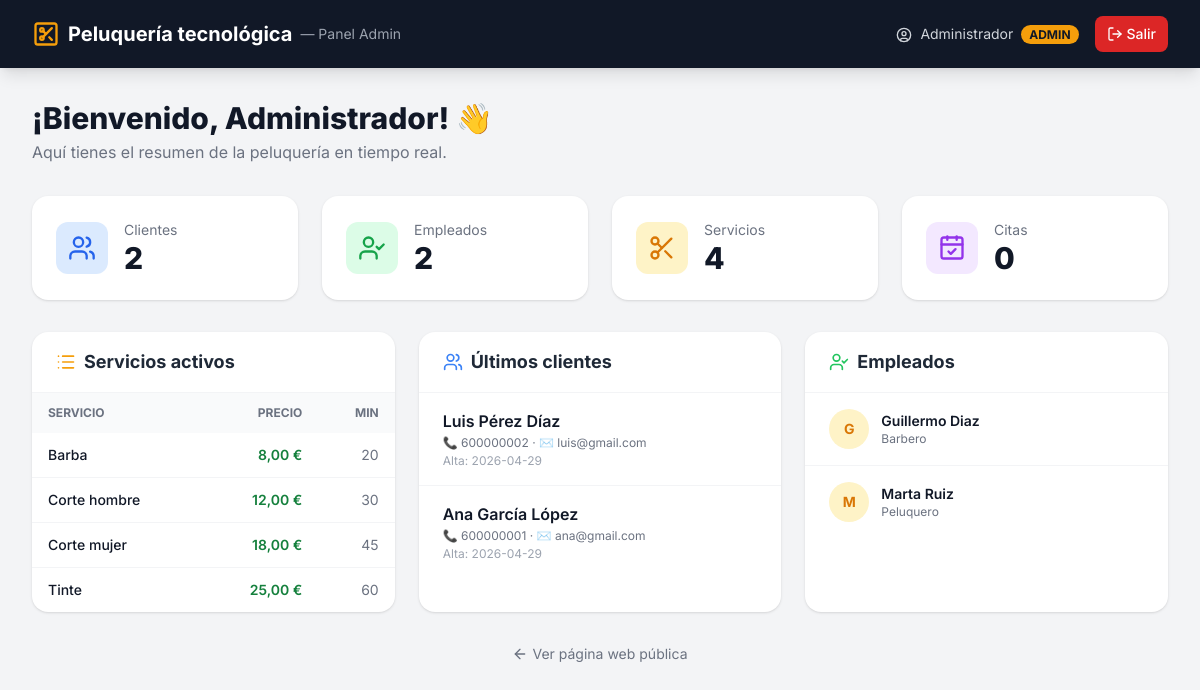
The app's page /php/panel.php (signed in), older data.
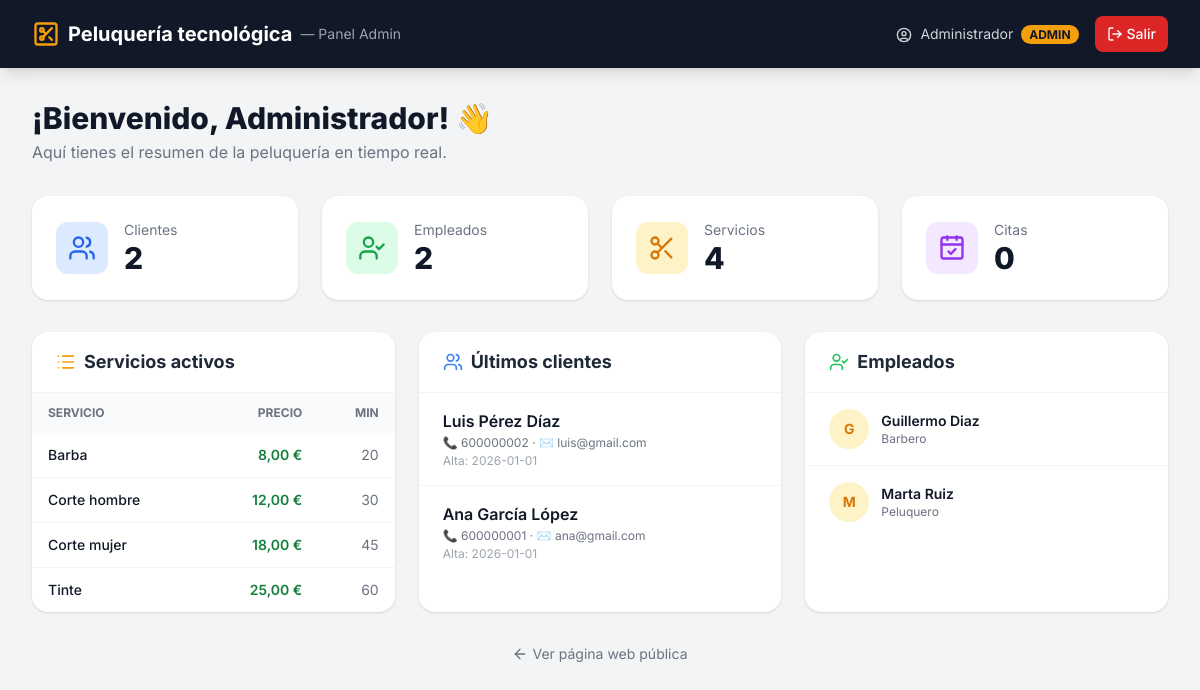
The same page, newer data.
### tables this page shows
CREATE TABLE IF NOT EXISTS `servicios` (
  `id_servicio`      BIGINT(20) UNSIGNED NOT NULL AUTO_INCREMENT,
  `nombre`           VARCHAR(120) NOT NULL,
  `descripcion`      TEXT DEFAULT NULL,
  `precio`           DECIMAL(10,2) NOT NULL CHECK (`precio` >= 0),
  `duracion_minutos` SMALLINT(5) UNSIGNED NOT NULL CHECK (`duracion_minutos` > 0),
  `activo`           TINYINT(1)  NOT NULL DEFAULT 1,
  PRIMARY KEY (`id_servicio`),
  UNIQUE KEY `uq_nombre` (`nombre`)
);

CREATE TABLE IF NOT EXISTS `clientes` (
  `id_cliente`    BIGINT(20) UNSIGNED NOT NULL AUTO_INCREMENT,
  `nombre`        VARCHAR(120) NOT NULL,
  `apellidos`     VARCHAR(160) NOT NULL,
  `telefono`      VARCHAR(20)  NOT NULL,
  `correo`        VARCHAR(160) DEFAULT NULL,
  `fecha_alta`    DATE NOT NULL,
  `observaciones` TEXT DEFAULT NULL,
  PRIMARY KEY (`id_cliente`),
  UNIQUE KEY `uq_telefono` (`telefono`),
  UNIQUE KEY `uq_correo`   (`correo`)
);

CREATE TABLE IF NOT EXISTS `empleados` (
  `id_empleado` BIGINT(20) UNSIGNED NOT NULL AUTO_INCREMENT,
  `nombre`      VARCHAR(120) NOT NULL,
  `apellidos`   VARCHAR(160) NOT NULL,
  `telefono`    VARCHAR(20)  NOT NULL,
  `correo`      VARCHAR(160) DEFAULT NULL,
  `puesto`      ENUM('peluquero','barbero','esteticista','recepcion','gerencia') NOT NULL,
  `activo`      TINYINT(1)   NOT NULL DEFAULT 1,
  PRIMARY KEY (`id_empleado`),
  UNIQUE KEY `uq_telefono` (`telefono`),
  UNIQUE KEY `uq_correo`   (`correo`)
);

### php/panel.php (the view, shortened to what this page needs)
<?php
require_once __DIR__ . '/conexion.php';
$stmtServicios = $pdo->query('SELECT COUNT(*) FROM servicios WHERE activo = 1');
$totalServicios = $stmtServicios->fetchColumn();
$stmtClientes = $pdo->query('SELECT COUNT(*) FROM clientes');
$totalClientes = $stmtClientes->fetchColumn();
$stmtEmpleados = $pdo->query('SELECT COUNT(*) FROM empleados WHERE activo = 1');
$totalEmpleados = $stmtEmpleados->fetchColumn();
$stmtCitas = $pdo->query('SELECT COUNT(*) FROM citas');
$totalCitas = $stmtCitas->fetchColumn();
$stmtListaServicios = $pdo->query(
    'SELECT nombre, descripcion, precio, duracion_minutos
     FROM servicios
     WHERE activo = 1
     ORDER BY nombre
     LIMIT 8'
);
$listaServicios = $stmtListaServicios->fetchAll();
$stmtListaClientes = $pdo->query(
    'SELECT nombre, apellidos, telefono, correo, fecha_alta
     FROM clientes
     ORDER BY fecha_alta DESC, id_cliente DESC
     LIMIT 5'
);
$listaClientes = $stmtListaClientes->fetchAll();
$stmtListaEmpleados = $pdo->query(
    'SELECT nombre, apellidos, telefono, correo, puesto
     FROM empleados
     WHERE activo = 1
     ORDER BY nombre'
);
$listaEmpleados = $stmtListaEmpleados->fetchAll();
?>
<!DOCTYPE html>
<html lang="es">
<head>
    <script src="https://cdn.tailwindcss.com"></script>
</head>
<body class="bg-gray-100 min-h-screen">
    <nav class="bg-gray-900 text-white shadow-lg">
        <div class="max-w-7xl mx-auto px-4 sm:px-6 lg:px-8 py-4 flex justify-between items-center">
            <a href="panel.php" class="flex items-center space-x-2 min-w-0">
                <i data-lucide="scissors-square" class="w-7 h-7 text-amber-500 flex-shrink-0"></i>
                <span class="text-lg sm:text-xl font-bold truncate">Peluquería tecnológica</span>
                <span class="text-gray-400 text-sm ml-2 hidden sm:inline">— Panel Admin</span>
            </a>
            <div class="flex items-center space-x-4">
                <span class="text-gray-300 text-sm hidden sm:block">
                    <i data-lucide="user-circle" class="w-4 h-4 inline mr-1"></i>
                    <?php echo htmlspecialchars($_SESSION['usuario_nombre']); ?>
                    <span class="ml-1 px-2 py-0.5 bg-amber-500 text-gray-900 text-xs rounded-full font-bold">
                        <?php echo htmlspecialchars(strtoupper($_SESSION['usuario_rol'])); ?>
                    </span>
                </span>
                <a href="panel.php?logout=1"
                   class="flex items-center px-3 py-2 rounded-lg bg-red-600 hover:bg-red-500 text-sm font-medium transition"
                   onclick="return confirm('¿Seguro que quieres cerrar sesión?')">
                    <i data-lucide="log-out" class="w-4 h-4 mr-1"></i>
                    Salir
                </a>
            </div>
        </div>
    </nav>
    <main class="max-w-7xl mx-auto px-4 sm:px-6 lg:px-8 py-8">
        <div class="mb-8">
            <h1 class="text-3xl font-extrabold text-gray-900">
                ¡Bienvenido, <?php echo htmlspecialchars($_SESSION['usuario_nombre']); ?>! 👋
            </h1>
            <p class="text-gray-500 mt-1">Aquí tienes el resumen de la peluquería en tiempo real.</p>
        </div>
        <div class="grid grid-cols-2 lg:grid-cols-4 gap-6 mb-8">
            <div class="bg-white rounded-2xl shadow p-6 flex items-center space-x-4">
                <div class="bg-blue-100 p-3 rounded-xl">
                    <i data-lucide="users" class="w-7 h-7 text-blue-600"></i>
                </div>
                <div>
                    <p class="text-sm text-gray-500">Clientes</p>
                    <p class="text-3xl font-extrabold text-gray-900"><?php echo $totalClientes; ?></p>
                </div>
            </div>
            <div class="bg-white rounded-2xl shadow p-6 flex items-center space-x-4">
                <div class="bg-green-100 p-3 rounded-xl">
                    <i data-lucide="user-check" class="w-7 h-7 text-green-600"></i>
                </div>
                <div>
                    <p class="text-sm text-gray-500">Empleados</p>
                    <p class="text-3xl font-extrabold text-gray-900"><?php echo $totalEmpleados; ?></p>
                </div>
            </div>
            <div class="bg-white rounded-2xl shadow p-6 flex items-center space-x-4">
                <div class="bg-amber-100 p-3 rounded-xl">
                    <i data-lucide="scissors" class="w-7 h-7 text-amber-600"></i>
                </div>
                <div>
                    <p class="text-sm text-gray-500">Servicios</p>
                    <p class="text-3xl font-extrabold text-gray-900"><?php echo $totalServicios; ?></p>
                </div>
            </div>
            <div class="bg-white rounded-2xl shadow p-6 flex items-center space-x-4">
                <div class="bg-purple-100 p-3 rounded-xl">
                    <i data-lucide="calendar-check" class="w-7 h-7 text-purple-600"></i>
                </div>
                <div>
                    <p class="text-sm text-gray-500">Citas</p>
                    <p class="text-3xl font-extrabold text-gray-900"><?php echo $totalCitas; ?></p>
                </div>
            </div>
        </div>
        <div class="grid lg:grid-cols-3 gap-6">
            <div class="bg-white rounded-2xl shadow overflow-hidden">
                <div class="px-6 py-4 border-b border-gray-100 flex items-center">
                    <i data-lucide="list" class="w-5 h-5 text-amber-500 mr-2"></i>
                    <h2 class="text-lg font-bold text-gray-800">Servicios activos</h2>
                </div>
                <div class="overflow-x-auto">
                    <table class="w-full text-sm text-left">
                        <thead class="bg-gray-50 text-gray-500 uppercase text-xs">
                            <tr>
                                <th class="px-4 py-3">Servicio</th>
                                <th class="px-4 py-3 text-right">Precio</th>
                                <th class="px-4 py-3 text-right">Min</th>
                            </tr>
                        </thead>
                        <tbody class="divide-y divide-gray-100">
                            <?php if (empty($listaServicios)): ?>
                                <tr>
                                    <td colspan="3" class="px-4 py-4 text-center text-gray-400">
                                        Sin servicios en la BD
                                    </td>
                                </tr>
                            <?php else: ?>
                                <?php foreach ($listaServicios as $servicio): ?>
                                    <tr class="hover:bg-gray-50 transition">
                                        <td class="px-4 py-3 font-medium text-gray-900">
                                            <?php echo htmlspecialchars($servicio['nombre']); ?>
                                        </td>
                                        <td class="px-4 py-3 text-right text-green-700 font-semibold">
                                            <?php echo number_format($servicio['precio'], 2, ',', '.'); ?> €
                                        </td>
                                        <td class="px-4 py-3 text-right text-gray-500">
                                            <?php echo $servicio['duracion_minutos']; ?>
                                        </td>
                                    </tr>
                                <?php endforeach; ?>
                            <?php endif; ?>
                        </tbody>
                    </table>
                </div>
            </div>
            <div class="bg-white rounded-2xl shadow overflow-hidden">
                <div class="px-6 py-4 border-b border-gray-100 flex items-center">
                    <i data-lucide="users" class="w-5 h-5 text-blue-500 mr-2"></i>
                    <h2 class="text-lg font-bold text-gray-800">Últimos clientes</h2>
                </div>
                <div class="divide-y divide-gray-100">
                    <?php if (empty($listaClientes)): ?>
                        <p class="px-6 py-4 text-center text-gray-400 text-sm">Sin clientes todavía</p>
                    <?php else: ?>
                        <?php foreach ($listaClientes as $cliente): ?>
                            <div class="px-6 py-4">
                                <p class="font-semibold text-gray-900">
                                    <?php echo htmlspecialchars($cliente['nombre'] . ' ' . $cliente['apellidos']); ?>
                                </p>
                                <p class="text-xs text-gray-500 mt-0.5">
                                    📞 <?php echo htmlspecialchars($cliente['telefono']); ?>
                                    <?php if ($cliente['correo']): ?>
                                        · ✉️ <?php echo htmlspecialchars($cliente['correo']); ?>
                                    <?php endif; ?>
                                </p>
                                <p class="text-xs text-gray-400 mt-0.5">
                                    Alta: <?php echo htmlspecialchars($cliente['fecha_alta']); ?>
                                </p>
                            </div>
                        <?php endforeach; ?>
                    <?php endif; ?>
                </div>
            </div>
            <div class="bg-white rounded-2xl shadow overflow-hidden">
                <div class="px-6 py-4 border-b border-gray-100 flex items-center">
                    <i data-lucide="user-check" class="w-5 h-5 text-green-500 mr-2"></i>
                    <h2 class="text-lg font-bold text-gray-800">Empleados</h2>
                </div>
                <div class="divide-y divide-gray-100">
                    <?php if (empty($listaEmpleados)): ?>
                        <p class="px-6 py-4 text-center text-gray-400 text-sm">Sin empleados registrados</p>
                    <?php else: ?>
                        <?php foreach ($listaEmpleados as $empleado): ?>
                            <div class="px-6 py-4 flex items-center space-x-3">
                                <div class="w-10 h-10 rounded-full bg-amber-100 flex items-center justify-center flex-shrink-0">
                                    <span class="text-amber-600 font-bold text-sm">
                                        <?php echo mb_strtoupper(mb_substr($empleado['nombre'], 0, 1)); ?>
                                    </span>
                                </div>
                                <div>
                                    <p class="font-semibold text-gray-900 text-sm">
                                        <?php echo htmlspecialchars($empleado['nombre'] . ' ' . $empleado['apellidos']); ?>
                                    </p>
                                    <p class="text-xs text-gray-500">
                                        <?php echo htmlspecialchars(ucfirst($empleado['puesto'])); ?>
                                    </p>
                                </div>
                            </div>
                        <?php endforeach; ?>
                    <?php endif; ?>
                </div>
            </div>
        </div>
        <div class="mt-8 text-center">
            <a href="/Proyecto/Pagina/index.php"
               class="inline-flex items-center text-sm text-gray-500 hover:text-gray-700 transition">
                <i data-lucide="arrow-left" class="w-4 h-4 mr-1"></i>
                Ver página web pública
            </a>
        </div>
    </main>
</body>
</html>

### php/panel.php (style rules this page uses)
body { font-family: 'Inter', sans-serif; }

Row changes from the older to the newer data that the page shows:
changed clientes "Luis Pérez Díaz": fecha_alta "2026-04-29" → "2026-01-01"
changed clientes "Ana García López": fecha_alta "2026-04-29" → "2026-01-01"
